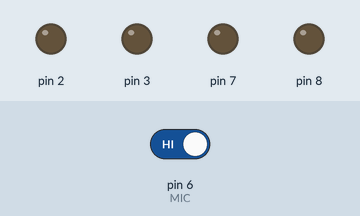
Simulated run of this sketch. Board: Arduino Uno, built with avr-gcc and run on an emulated ATmega328P. Shown: output pins drawn as LEDs (lit = HIGH). The inputs (shaded band) are chosen by the test bench; at power-on: pin 6 (MIC) HIGH. What the sketch prints to the serial monitor is not drawn.

Above: at 1.2 s.
1.3 s: pin 6 (MIC) driven LOW
At 1.6 s:
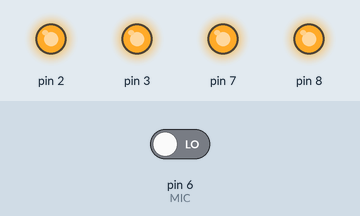
2.8 s: pin 6 (MIC) driven HIGH
At 4.0 s:
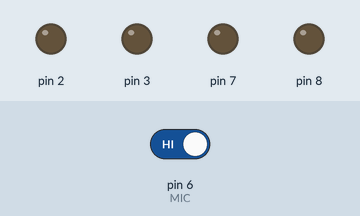
Timing chart, 0 to 5.8 s (numbered marks = the images above; inputs shaded):
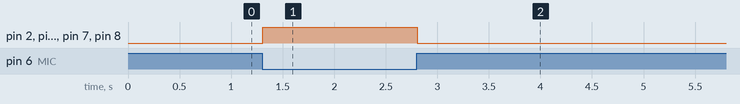

The sketch:

MIC_base.ino
```cpp
#define MIC 6

long int mic_v = 0;


void setup() {
 pinMode(2, OUTPUT);
 pinMode(3, OUTPUT);
 //pinMode(6, OUTPUT);
 pinMode(7, OUTPUT);
 pinMode(8, OUTPUT);
 pinMode(MIC, INPUT);

 Serial.begin(9600);
}

void loop() {

  mic_v = digitalRead(MIC);
  Serial.println(mic_v);

  if(mic_v==0){
    digitalWrite(2, HIGH);
    digitalWrite(3, HIGH);
    //digitalWrite(6, HIGH);
    digitalWrite(7, HIGH);
    digitalWrite(8, HIGH);
  }
  else {
    digitalWrite(2, LOW);
    digitalWrite(3, LOW);
    //digitalWrite(6, LOW);
    digitalWrite(7, LOW);
    digitalWrite(8, LOW);
  }

}
```

Measured:
- after the input at 1.3 s, pin 2, pin 3, pin 7, pin 8: LOW → HIGH at once
- after the input at 2.8 s, pin 2, pin 3, pin 7, pin 8: HIGH → LOW at once
